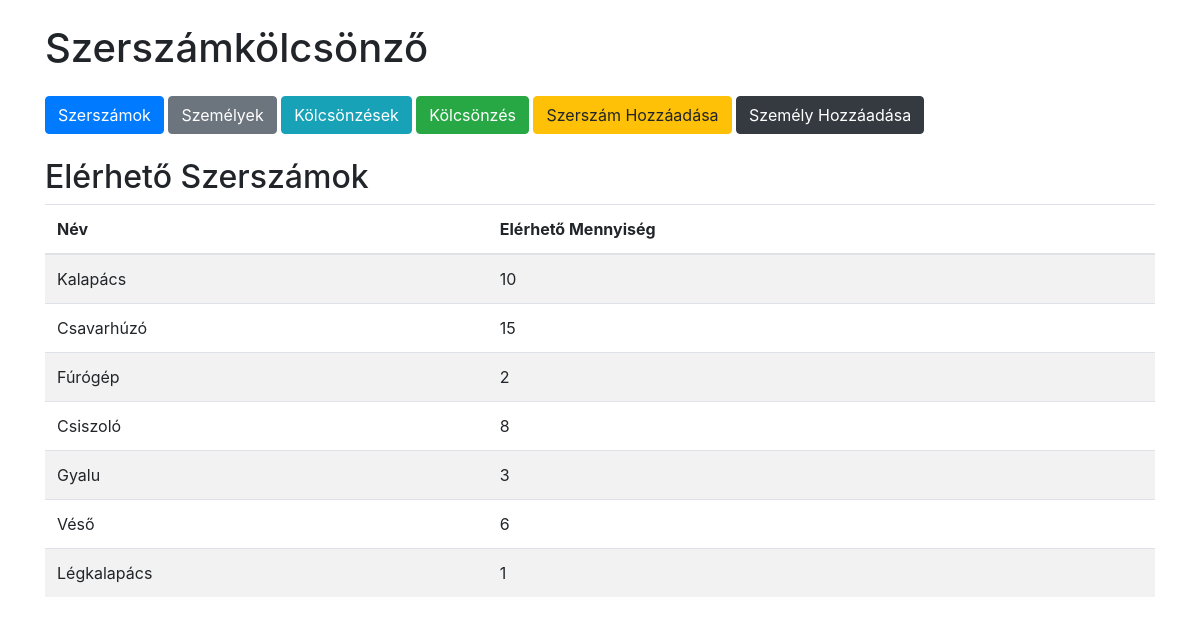
Before: / with the older database file.
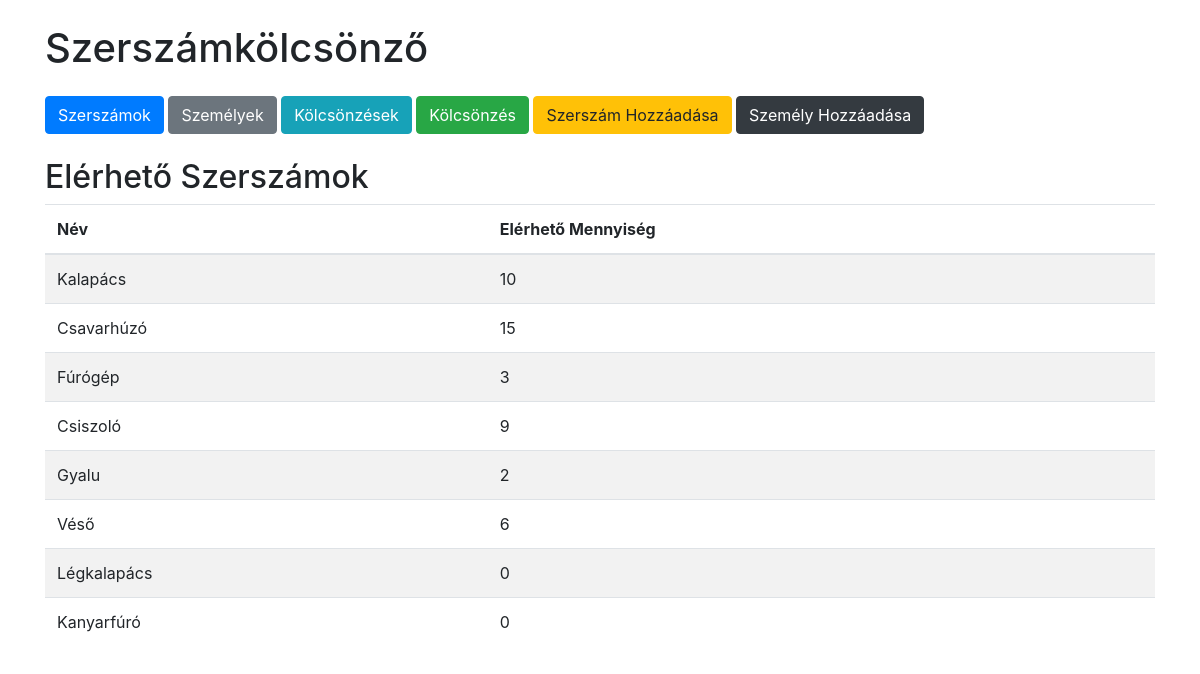
After: the same page with the newer database file.
### tables this page shows
CREATE TABLE tools (
            id INTEGER PRIMARY KEY AUTOINCREMENT,
            name TEXT NOT NULL,
            quantity INTEGER NOT NULL
        );

### app.py (the view)
@app.route('/')
def index():
    conn = get_db_connection()
    tools = conn.execute('SELECT * FROM tools').fetchall()
    conn.close()
    return render_template('index.html', tools=tools)

### app.py (called while the page is built)
def get_db_connection():
    conn = sqlite3.connect(DATABASE)
    conn.row_factory = sqlite3.Row
    return conn

### templates/index.html
{% extends 'base.html' %}
{% block content %}
<h2>Elérhető Szerszámok</h2>
<table class="table table-striped">
    <thead>
        <tr>
            <th>Név</th>
            <th>Elérhető Mennyiség</th>
        </tr>
    </thead>
    <tbody>
        {% for tool in tools %}
        <tr>
            <td>{{ tool.name }}</td>
            <td>{{ tool.quantity }}</td>
        </tr>
        {% endfor %}
    </tbody>
</table>
{% endblock %}

### templates/base.html (shortened to what this page needs)
<!DOCTYPE html>
<html lang="hu">
<head>
    <link rel="stylesheet" href="https://stackpath.bootstrapcdn.com/bootstrap/4.5.0/css/bootstrap.min.css">
</head>
<body>
    <div class="container mt-4">
        <h1 class="mb-4">Szerszámkölcsönző</h1>
        <nav class="mb-4">
            <a href="{{ url_for('index') }}" class="btn btn-primary">Szerszámok</a>
            <a href="{{ url_for('persons') }}" class="btn btn-secondary">Személyek</a>
            <a href="{{ url_for('loans') }}" class="btn btn-info">Kölcsönzések</a>
            <a href="{{ url_for('loan') }}" class="btn btn-success">Kölcsönzés</a>
            <a href="{{ url_for('add_tool') }}" class="btn btn-warning">Szerszám Hozzáadása</a>
            <a href="{{ url_for('add_person') }}" class="btn btn-dark">Személy Hozzáadása</a>
        </nav>
        {% block content %}{% endblock %}
    </div>
</body>
</html>

Changed rows visible on the page:
changed tools "Fúrógép": quantity "2" → "3"
changed tools "Csiszoló": quantity "8" → "9"
changed tools "Gyalu": quantity "3" → "2"
changed tools "Légkalapács": quantity "1" → "0"
added tools: name "Kanyarfúró", quantity "0"
